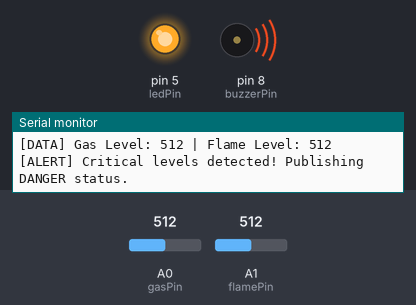
The sketch below on a simulated Arduino Uno WiFi Rev2. Parts: output pins drawn as LEDs (lit = HIGH), buzzer (waves = sounding), the last lines printed to the serial monitor. The inputs (shaded band) are chosen by the test bench; at power-on: A0 (gasPin) = 512, A1 (flamePin) = 512. WiFi joins after 1.5 s; servers stay silent unless stated; no MQTT or app messages arrive unless stated.

Above: at 9.7 s.
9.8 s: A0 (gasPin) set to 413
12.3 s: A0 (gasPin) set to 389
At 13.1 s:
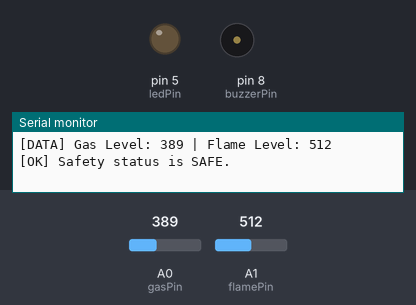
16.1 s: A0 (gasPin) set to 410
At 17.6 s:
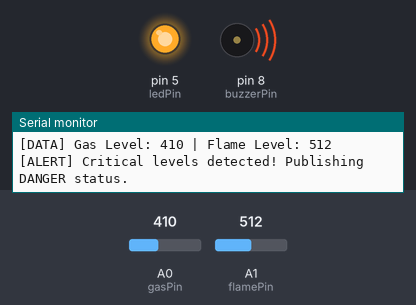
18.6 s: A0 (gasPin) set to 390
At 19.2 s:
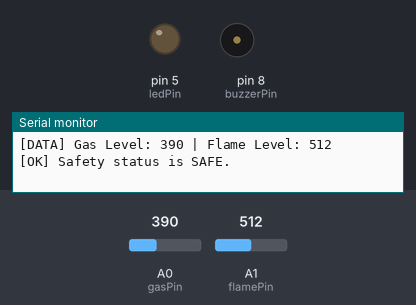
Timing chart, 0 to 21.6 s (numbered marks = the images above; inputs shaded):
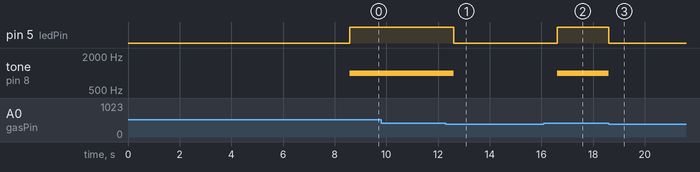

The sketch:

safety_node.ino
```cpp
#include <SPI.h>
#include <WiFiNINA.h>
#include <PubSubClient.h>

const char* ssid = "Sohan";
const char* password = "SOap5689";

const char* mqtt_server = "172.20.10.5";


const int gasPin = A0;       // Keyes Gas Sensor OUT
const int flamePin = A1;     // KY-026 Analog OUT
const int ledPin = 5;        // KY-034 Auto-flashing LED
const int buzzerPin = 8;     // KY-006 Passive Buzzer Signal


const int GAS_THRESHOLD = 400;
const int FLAME_THRESHOLD = 500;


WiFiClient wifiClient;
PubSubClient client(wifiClient);


void printWifiStatusCode(int status) {
  Serial.print("WiFi status code: ");
  Serial.print(status);
  Serial.print(" -> ");

  switch (status) {
    case WL_IDLE_STATUS:
      Serial.println("IDLE");
      break;

    case WL_NO_SSID_AVAIL:
      Serial.println("SSID not found");
      break;

    case WL_CONNECTED:
      Serial.println("CONNECTED");
      break;

    case WL_CONNECT_FAILED:
      Serial.println("Connection failed, check password");
      break;

    case WL_CONNECTION_LOST:
      Serial.println("Connection lost");
      break;

    case WL_DISCONNECTED:
      Serial.println("Disconnected");
      break;

    default:
      Serial.println("Unknown status");
      break;
  }
}


void setup_wifi() {
  delay(1000);

  Serial.println();
  Serial.println("=========================================");
  Serial.println("Checking WiFi module...");
  Serial.println("=========================================");

  if (WiFi.status() == WL_NO_MODULE) {
    Serial.println("[ERROR] WiFi module not detected!");
    Serial.println("Check if you selected the correct board: Arduino Uno WiFi Rev2");
    while (true);
  }

  Serial.print("WiFiNINA firmware version: ");
  Serial.println(WiFi.firmwareVersion());

  Serial.println();
  Serial.print("Connecting to WiFi Network: ");
  Serial.println(ssid);

  WiFi.disconnect();
  delay(1000);

  int status = WL_IDLE_STATUS;
  int attempts = 0;

  while (WiFi.status() != WL_CONNECTED && attempts < 20) {
    Serial.print("Attempt ");
    Serial.print(attempts + 1);
    Serial.println(" to connect...");

    status = WiFi.begin(ssid, password);

    delay(3000);

    status = WiFi.status();
    printWifiStatusCode(status);

    attempts++;
  }

  if (WiFi.status() == WL_CONNECTED) {
    Serial.println();
    Serial.println("=========================================");
    Serial.println("[SUCCESS] WiFi Connection Established!");
    Serial.print("Arduino IP Address: ");
    Serial.println(WiFi.localIP());
    Serial.print("Signal Strength RSSI: ");
    Serial.println(WiFi.RSSI());
    Serial.println("=========================================");
  } else {
    Serial.println();
    Serial.println("=========================================");
    Serial.println("[FAILED] Could not connect to WiFi.");
    Serial.println("Check these:");
    Serial.println("1. SSID and password are correct");
    Serial.println("2. WiFi is 2.4 GHz, not 5 GHz");
    Serial.println("3. Phone hotspot compatibility mode is ON");
    Serial.println("4. Arduino Uno WiFi Rev2 board is selected");
    Serial.println("5. WiFiNINA firmware is updated");
    Serial.println("=========================================");

    while (true);
  }
}

// ================= MQTT RECONNECT =================
void reconnect() {
  while (!client.connected()) {
    Serial.println();
    Serial.print("Connecting to MQTT Broker at ");
    Serial.print(mqtt_server);
    Serial.println("...");

    if (client.connect("SafetyNode_Uno")) {
      Serial.println("=========================================");
      Serial.println("[SUCCESS] MQTT Broker Connection Active!");
      Serial.println("Node is now broadcasting safety data.");
      Serial.println("=========================================");
    } else {
      Serial.print("[ERROR] MQTT Connection Failed, rc=");
      Serial.print(client.state());
      Serial.println(" -> Retrying in 5 seconds...");

      delay(5000);
    }
  }
}


void triggerAlarm(bool state) {
  if (state) {
    tone(buzzerPin, 1000);
    digitalWrite(ledPin, HIGH);
  } else {
    noTone(buzzerPin);
    digitalWrite(ledPin, LOW);
  }
}


void setup() {
  Serial.begin(115200);

  delay(2000);

  Serial.println();
  Serial.println("System Booting...");
  Serial.println("Initializing Safety Node Hardware.");

  pinMode(buzzerPin, OUTPUT);
  pinMode(ledPin, OUTPUT);

  digitalWrite(ledPin, LOW);
  noTone(buzzerPin);

  setup_wifi();

  client.setServer(mqtt_server, 1883);
}


void loop() {
  if (WiFi.status() != WL_CONNECTED) {
    Serial.println("[WARNING] WiFi disconnected. Reconnecting...");
    setup_wifi();
  }

  if (!client.connected()) {
    reconnect();
  }

  client.loop();

  // Read analog sensor values
  int gasValue = analogRead(gasPin);
  int flameValue = analogRead(flamePin);

  // Print real-time diagnostics
  Serial.print("[DATA] Gas Level: ");
  Serial.print(gasValue);
  Serial.print(" | Flame Level: ");
  Serial.println(flameValue);

  // Evaluate safety state
  bool gasDanger = gasValue > GAS_THRESHOLD;

  // For KY-026 flame sensor, usually lower analog value means stronger flame
  bool flameDanger = flameValue < FLAME_THRESHOLD;

  bool alarmActive = gasDanger || flameDanger;

  triggerAlarm(alarmActive);

  // Convert sensor values to text for MQTT
  char gasStr[8];
  char flameStr[8];

  itoa(gasValue, gasStr, 10);
  itoa(flameValue, flameStr, 10);

  // Publish MQTT sensor data
  client.publish("greenhouse/safety/smoke", gasStr);
  client.publish("greenhouse/safety/flame", flameStr);

  if (alarmActive) {
    client.publish("greenhouse/safety/status", "DANGER");
    Serial.println("[ALERT] Critical levels detected! Publishing DANGER status.");
  } else {
    client.publish("greenhouse/safety/status", "SAFE");
    Serial.println("[OK] Safety status is SAFE.");
  }

  delay(2000);
}
```

Measured:
- the behaviour switches between 401 and 400 on A0 (gasPin) (found by bisection; images 0 and 1)
- after the input at 12.3 s, pin 5 (ledPin): HIGH → LOW after 0.30 s; tone on pin 8 (buzzerPin): 1000 Hz → silent after 0.30 s
- after the input at 16.1 s, pin 5 (ledPin): LOW → HIGH after 0.51 s; tone on pin 8 (buzzerPin): silent → 1000 Hz after 0.51 s
- after the input at 18.6 s, pin 5 (ledPin): HIGH → LOW at once; tone on pin 8 (buzzerPin): 1000 Hz → silent at once
